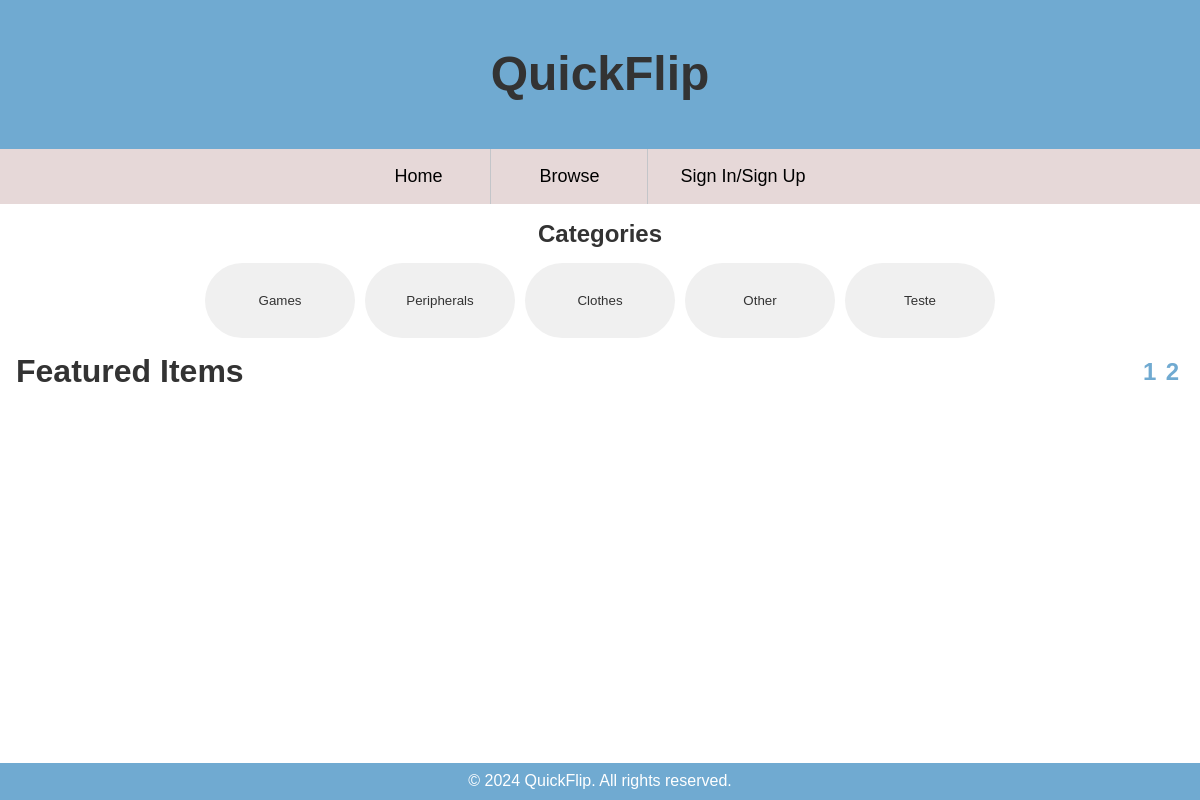
The page /pages/index.php on the database its author committed.
### tables this page shows
CREATE TABLE categories (
    category_id INTEGER PRIMARY KEY AUTOINCREMENT,
    name TEXT UNIQUE NOT NULL
);

### pages/index.php (the view, shortened to what this page needs)
<?php
    require_once(__DIR__ . '/../templates/common.tpl.php');
    $session = new Session();
    $db = getDatabaseConnection();
    $stmt = $db->prepare('SELECT COUNT(*) AS number FROM items WHERE seller_id != ? AND status = "listed"');
    $stmt->execute([$session->getParam('id')]);
    $n = $stmt->fetch(PDO::FETCH_ASSOC)['number'];
?>
<main id="mainPage">
    <section class="featured-items">
        <h1>Categories </h1>
        <div id ="featured-buttons">
            <?php
            $stmt = $db->query("SELECT * FROM categories");
            $categories = $stmt->fetchAll();
            foreach ($categories as $category) {
                echo "<button class='category-button' data-category-id='" . $category['category_id'] ."'>" . htmlspecialchars($category['name']) . "</button>";
            }
            ?>
        </div>
        <div class="featured-header">
            <h1>Featured Items</h1>
            <div class = "pageSelect">
                <list>
                    <?php for($i = 0; $i < max((($n)/10),1); $i++): ?>
                        <li><h2><a href = "#" onclick = "changePage(<?php echo $i?>)"><?php echo $i + 1?></a></h2></li>
                    <?php endfor; ?>
                </list>
            </div>
        </div>
    </section>
</main>
</body>
</html>

### assets/style/style.css (style rules this page uses)
* { margin: 0; padding: 0; box-sizing: border-box; }
html,body { height: 100%; }
body { font-family: Arial, sans-serif; }
.featured-items { margin: 1em 0; }
.featured-items .featured-header { text-align: center; margin: 0em 1em 0em 1em; display: flex; justify-content: center; }
.featured-items .featured-header h1 { font-size: 2em; }
.featured-items h1 { color: #333; margin: 0; }
#featured-buttons { margin-left: auto; margin-right: auto; display: flex; flex-wrap: wrap; align-self: center; justify-content: center; align-items: center; padding: 10px; }
.category-button { display: inline-flex; justify-content: center; align-items: center; padding: 30px 40px; margin: 5px; min-width: 150px; background-color: #f0f0f0; color: #333; border: none; border-radius: 999px; cursor: pointer; transition: background-color 0.3s, color 0.3s; }
main { text-align: center; }
.pageSelect { margin-left: auto; display: flex; }
.pageSelect list { display: flex; margin-left: auto; list-style: none; }
.pageSelect list li { margin: 0.3em; }
.pageSelect list li a { text-decoration: none; color: #70aad1; }
h1 { color: #333; text-align: center; margin-bottom: 20px; }

### assets/style/layout.css (style rules this page uses)
body { display: grid; grid-template-rows: auto 1fr auto; }
#mainPage { flex-direction: row; }
.featured-items { text-align: center; }

### rows shown on the page
categories: name "Games"
categories: name "Peripherals"
categories: name "Clothes"
categories: name "Other"
categories: name "Teste"
